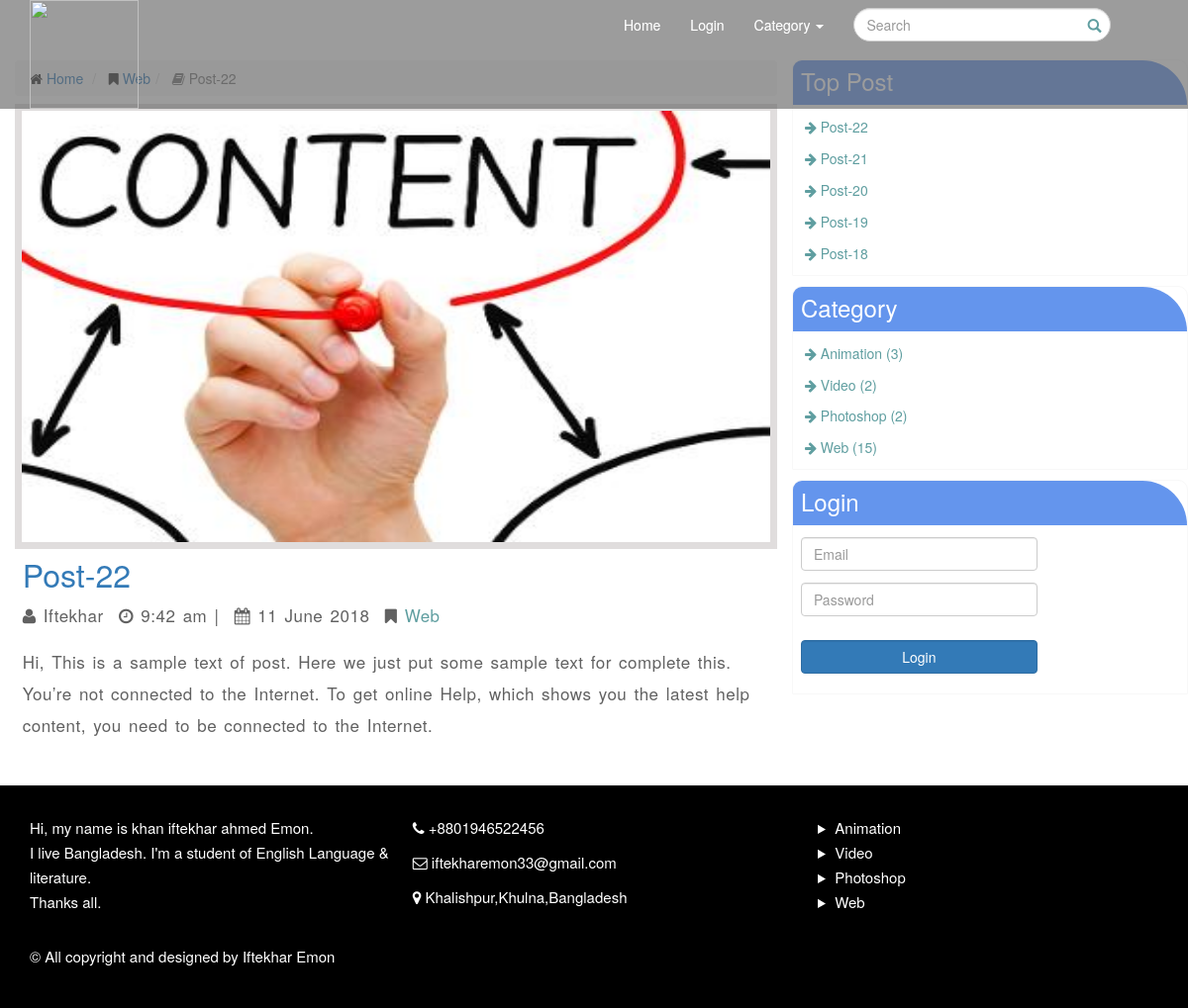
Screenshot of /index.php/user/post_view/45 with the database file from the repository.
### tables this page shows
CREATE TABLE IF NOT EXISTS `post` (
  `post_id` int(25) NOT NULL AUTO_INCREMENT,
  `post_title` varchar(50) NOT NULL,
  `post_description` text NOT NULL,
  `category_id` int(25) NOT NULL,
  `category_title` varchar(50) NOT NULL,
  `user_id` int(25) NOT NULL,
  `user_name` varchar(25) NOT NULL,
  `post_date` timestamp NOT NULL DEFAULT CURRENT_TIMESTAMP,
  `post_image_address` varchar(70) NOT NULL,
  PRIMARY KEY (`post_id`),
  UNIQUE KEY `post_id` (`post_id`),
  UNIQUE KEY `post_image_address` (`post_image_address`)
);

CREATE TABLE IF NOT EXISTS `category` (
  `category_id` int(25) NOT NULL AUTO_INCREMENT,
  `category_title` varchar(25) NOT NULL,
  PRIMARY KEY (`category_id`)
);

### application/controllers/user.php (called while the page is built, shortened)
<?php
class user extends CI_Controller {
	public function post_count_by_category($category_id)
	{
		$this->load->model('user_md');
		$query = $this->admin_md->count_post_by_category($category_id);
		return $query;
	}
	public function post_view($id){
		$data['controller'] = $this;
		$this->load->model('admin_md');
		$menu = $this->admin_md->category_list();
		$data['main_menu'] = $menu;
		$this->load->model('user_md');
		$top_post = $this->user_md->top_post_list();
		$data['top_post_list'] = $top_post;
		$this->load->model('user_md');
		$post = $this->user_md->post_view($id);
		$data['post_view'] = $post;
		$this->load->view('user/header', $data);
		$this->load->view('user/post_view', $data);
	}
}
?>

### index.php (called while the page is built, shortened)
<?php
require_once BASEPATH.'core/CodeIgniter.php';

### application/models/user_md.php (called while the page is built, shortened)
<?php  if ( ! defined('BASEPATH')) exit('No direct script access allowed');
class user_md extends CI_Model {
	public function top_post_list(){
		$this->db->limit(5);
		$this->db->order_by('post_id', 'desc');
		$query = $this->db->get('post');
		if ($query->num_rows() > 0) {
			return $query->result();
		}else{}
	}
	public function post_view($id){
		$this->db->where('post_id', $id);
		$query = $this->db->get('post');
		if ($query->num_rows() > 0) {
			return $query->row();
		}else{}
	}
 }
?>

### application/models/admin_md.php (called while the page is built, shortened)
<?php  if ( ! defined('BASEPATH')) exit('No direct script access allowed');
class admin_md extends CI_Model {
	public function category_list(){
		$this->db->from('category');
		$this->db->order_by('category_id', 'desc');
		$query = $this->db->get();
		if ($query->num_rows() > 0) {
			return $query->result();
		}else{}
	}
	public function count_post_by_category($category_id){
		$this->db->from('post');
		$this->db->where('category_id', $category_id);
		$category = $this->db->get();
		return $category->num_rows();
	}
 }
?>

### application/views/user/post_view.php (the view, shortened to what this page needs)
<html>
<head>
<?php include("header.php");?>
	<div class="col-lg-8 col-md-8 col-sm-8 col-xs-12 post-area">
		<ol class="breadcrumb">
			<li>
				<i class="fa fa-home"></i> <?php echo anchor("user/index", 'Home');?>
			</li>
			<li>
				<i class="fa fa-bookmark"></i> <?php echo anchor("user/category_view/{$post_view->category_id}", $post_view->category_title); ?>
			<li class="active">
				<i class="fa fa-book"></i> <?php echo $post_view->post_title;?>
			</li>
		</ol>
		<div class="col-lg-12 col-md-12 col-sm-12 col-xs-12 post-view">
			<div class="col-lg-12 col-md-12 col-sm-12 col-xs-12 post-view-image">
				<img class="img-responsive" src="<?php echo base_url('assest/images/post/');?><?php echo $post_view->post_image_address;?>" />
			</div>
			<div class="col-md-12 col-md-12 col-sm-12 col-xs-12 post-view-con">
				<h3><a href="#" class="wow ZoomIn"><?php echo $post_view->post_title;?></a></h3>
				<p><span class="fa fa-user"></span> <?php echo $post_view->user_name;?></p>
				<p><span class="fa fa-clock-o"></span> <?php echo date('g:i a', strtotime($post_view->post_date));?> |</p>
				<p><span class="fa fa-calendar"></span> <?php echo date('j F Y ', strtotime($post_view->post_date));?></p>
				<p><span class="fa fa-bookmark"></span> <?php echo anchor("user/category_view/{$post_view->category_id}", $post_view->category_title); ?></p>
				<p><?php echo $post_view->post_description;?></p>
			</div>
		</div>
	</div>
	<div class="col-lg-4 col-md-4 col-sm-4 col-xs-12 sidebar-area">
		<?php include("sidebar.php"); ?>
	</div>
	<div class="col-lg-12 col-md-12 col-sm-12 col-xs-12 main-border"></div>
<?php include("footer.php"); ?>

### application/views/user/header.php (shortened to what this page needs)
		<link rel="stylesheet" type="text/css" href="<?php echo base_url();?>assest/css/bootstrap.css">
		<link rel="stylesheet" type="text/css" href="<?php echo base_url();?>assest/css/font-awesome.css">
		<link rel="stylesheet" type="text/css" href="<?php echo base_url();?>assest/css/custome.css">
		<link rel="stylesheet" type="text/css" href="<?php echo base_url();?>assest/css/panel.css">
		<link rel="stylesheet" type="text/css" href="<?php echo base_url();?>assest/css/custome-fonts.css">
		<link rel="stylesheet" type="text/css" href="<?php echo base_url();?>assest/css/custome-responsive.css">
		<link rel="stylesheet" type="text/css" href="<?php echo base_url();?>assest/css/login.css">
        <link rel="stylesheet" type="text/css" href="<?php echo base_url();?>assest/animate/animate.css"/>
        <link rel="stylesheet" type="text/css" href="<?php echo base_url();?>assest/animate/animate2.css"/>
        <link rel="stylesheet" href="<?php echo base_url();?>assest/owl-carousel/owl.carousel.min.css">
		<link rel="stylesheet" href="<?php echo base_url();?>assest/owl-carousel/owl.theme.default.min.css">
	</head>
<body class="open-sans">
	<div class="container row col-lg-12 col-md-12 col-sm-12 col-xs-12 home_page_header">
		<nav class="navbar navbar-default">
		  <div class="container-fluid">
			<div class="navbar-header home_page_header-logo col-lg-6 col-md-5">
			  <?php echo anchor("user/index", '<img src="'.base_url().'/assest/images/site/logo.png" width="110" />');?>
			</div>
			<div class="collapse navbar-collapse col-lg-6 col-md-7 main-menu" id="bs-example-navbar-collapse-1">
			  <ul class="nav navbar-nav">
				<li><?php echo anchor("user/index", 'Home');?></li>
				<li><?php echo anchor("login/index", 'Login');?></li>
				<li class="dropdown">
				  <a href="#" class="dropdown-toggle" data-toggle="dropdown" role="button" aria-haspopup="true" aria-expanded="false">Category <span class="caret"></span></a>
				</li>
			  <form method="post" class="navbar-form navbar-left menu_form" action="<?php echo site_url('user/search_post');?>">
				<div class="form-group">
					<div class="inner-addon right-addon">
					  <input name="post_title" type="text" class="form-control" placeholder="Search" />
					</div>
				</div>
			  </form>
			  </ul>
			</div>
		  </div>
		</nav>
	</div>

### application/views/user/sidebar.php (shortened to what this page needs)
<div class="col-lg-12 col-md-12 col-sm-12 col-xs-12 sidebar-single-part">
	<div class="sidebar-single-part-title-bar">
		<h3>Top Post</h3>
	</div>
	<div class="sidebar-single-part-content-bar">
	   <?php if(count($top_post_list)):?>
	   <?php foreach($top_post_list as $post_row):?>
	   <p><?php echo anchor("user/post_view/{$post_row->post_id}", "<span class='fa fa-arrow-right'></span> {$post_row->post_title}", ['class'=>'wow headShake']);?></p>
	   <?php endforeach;?>
	   <?php endif;?>
	</div>
</div>
<div class="col-lg-12 col-md-12 col-sm-12 col-xs-12 sidebar-single-part">
	<div class="sidebar-single-part-title-bar">
		<h3>Category</h3>
	</div>
	<div class="sidebar-single-part-content-bar">
	   <?php if(count($main_menu)):?>
	   <?php foreach($main_menu as $menu_row):?>
	   <p><?php echo anchor("user/category_view/{$menu_row->category_id}", "<span class='fa fa-arrow-right'></span> {$menu_row->category_title} ({$controller->post_count_by_category($menu_row->category_id)})", ['class'=>'wow headShake']);?></p>
	   <?php endforeach;?>
	   <?php endif;?>
	</div>
</div>
<div class="col-lg-12 col-md-12 col-sm-12 col-xs-12 sidebar-single-part">
	<div class="sidebar-single-part-title-bar">
		<h3>Login</h3>
	</div>
	<div class="sidebar-single-part-content-bar">
			<?php echo form_open('login/check_user', ['class'=>'', 'method'=>'post']);?>
			<?php echo form_input(['type'=>'text', 'name'=>'user_email', 'placeholder'=>'Email', 'class'=>'form-control']);?>
			<?php echo form_input(['type'=>'password', 'name'=>'user_password', 'placeholder'=>'Password', 'class'=>'form-control']);?>
		<?php echo form_input(['type'=>'submit', 'name'=>'login', 'value'=>'Login', 'class'=>'form-control btn btn-primary']);?>
		<?php echo form_close();?>
	</div>
</div>

### application/views/user/footer.php (shortened to what this page needs)
	<div class="col-lg-12 col-md-12 col-sm-12 col-xs-12 main-footer">
		<div class="col-lg-4 col-md-4 col-sm-12 col-xs-12">
			<p>Hi, my name is khan iftekhar ahmed Emon.<br />
			I live Bangladesh.
			I'm a student of English Language &amp; literature.<br />
			Thanks all.
			</p>
			<br/>
			<p>&copy; All copyright and designed by Iftekhar Emon</p>
		</div>
		<div class="col-lg-4 col-md-4 col-sm-12 col-xs-12">
			<p><span class="fa fa-phone"></span> +8801946522456</p>
			<p><span class="fa fa-envelope-o"></span> <a href="mailto:iftekharemon33@gmail.com">iftekharemon33@gmail.com</a></p>
			<p><span class="fa fa-map-marker"></span> Khalishpur,Khulna,Bangladesh</p>
		</div>
		<div class="col-lg-4 col-md-4 col-sm-12 col-xs-12">
		  <ul class="footer-menu">
		   <?php foreach($main_menu as $menu_row):?>
		   <?php echo "<li>";?>
		   <?php echo anchor("user/category_view/{$menu_row->category_id}", $menu_row->category_title);?>
		   <?php echo "</li>";?>
		   <?php endforeach;?>
		  </ul>
		</div>
	</div>
	</body>
</html>

### assest/css/custome.css (style rules this page uses)
.navbar-default { background: rgba(100, 100, 100, 0.4); border:0px !important; border-radius:0px; }
.navbar-default .navbar-nav > li > a { color: #fff !important; }
.home_page_header { position: fixed; z-index: 11; margin: 0; padding: 0; }
.home_page_header-logo a { font-size: 29px; line-height: 50px; color: #D7D7D7E6; text-transform: uppercase; word-spacing: 1px; letter-spacing: 2px; margin-top: 0.5px; }
.menu_form input { border-radius: 50px; height: 34px; width: 260px !important; float: left; margin: 0px 5px 0px 0px; }
.inner-addon { position: relative; }
.right-addon input { padding-right: 30px; }
.post-area { margin: 5.1% 0% 3% 0%; }
.main-footer { background: black; min-height:150px; max-height:550px; padding:20px; }
.main-footer div { padding:10px; }
.main-footer div p,.main-footer div p a { color: #FFF; font-size: 15px; line-height: 25px; text-align: inherit; text-indent: 0; text-transform: none; font-weight: 500; }
.footer-menu { color: #FFF; list-style-type: disclosure-closed; }
.footer-menu li a { color: #FFF; font-size: 15px; line-height: 25px; text-align: inherit; text-indent: 0; text-transform: none; font-weight: 500; }
.breadcrumb { margin-bottom: 8px !important; }
.sidebar-area { margin: 5% 0% 0% 0%; padding: 0px; }
.sidebar-single-part { padding: 0px; overflow: hidden; border: 1px solid #f8f8f8; border-top-left-radius: 10px; border-top-right-radius: 10px; margin-bottom: 10px; }
.sidebar-single-part-title-bar { height: 45px; background: cornflowerblue; padding: 2%; border-top-right-radius:45px; }
.sidebar-single-part-title-bar h3 { padding: 0px; margin: 0; color:#FFF; }
.sidebar-single-part p { padding: 0px; margin: 3%; }
.sidebar-single-part p a { color: cadetblue; }
.sidebar-single-part-content-bar { padding: 0px; }
.sidebar-single-part-content-bar form { width: 60%; margin: 2%; }
.sidebar-single-part-content-bar form input.form-control { margin: 5% auto; }
.post-view { padding: 0; overflow:hidden; }
.post-view-image { padding: 0; width: 100%; height: 450px; display: flex; overflow: hidden; border: 7px solid #e0dddd; }
.post-view-image img { padding: 0; background-size: cover !important; width: 100%; }
.post-view-con { padding: 0; }
.post-view-con h3 { padding: 0; margin: 1% 0% 0% 1%; color: #5f5f5f; font-weight: 500; font-size:32px; }
.post-view-con p { font-size: 17px; margin: 1% 1% 1% 1%; float: left; color: #393939cc; line-height: 32px; font-kerning: normal; font-stretch: expanded; font-weight: 500; letter-spacing: 0.5px; word-spacing: 2px; }
.post-view-con p a { color: cadetblue; }

### rows the page displays
post: post_title "Post-22", post_image_address (picture), user_name "Iftekhar", post_date "9:42 am", post_date "11 June 2018", category+category_title "Web", post_description "Hi, This is a sample text of post. Here we just put some sample text for complete this. You’re not connected to the Internet. To get online Help, which shows you the latest help content, you need to be connected to the Internet.", post_id+post_title "Post-22"
post: post_id+post_title "Post-21"
post: post_id+post_title "Post-20"
post: post_id+post_title "Post-19"
post: post_id+post_title "Post-18"
category: category_id "Animation (3)", category_id+category_title "Animation"
category: category_id "Video (2)", category_id+category_title "Video"
category: category_id "Photoshop (2)", category_id+category_title "Photoshop"
category: category_id "Web (15)", category_id+category_title "Web"

### other values shown
anchor("user/index", 'Home') "Home Home"
anchor("login/index", 'Login') "Login Login"
